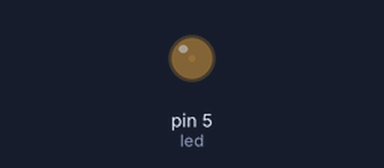
The sketch below on a simulated Arduino Uno, built with avr-gcc and run on an emulated ATmega328P. Parts: output pins drawn as LEDs (lit = HIGH). What the sketch prints to the serial monitor is not drawn.

Above: at 0.05 s.
Timing chart, 0 to 3.0 s (numbered marks = the images above):
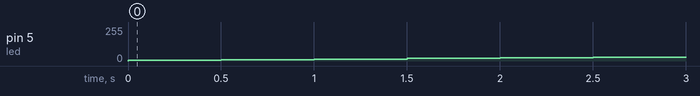

The sketch:

pwm-led-brigthness.ino
```cpp
const int led=5;
int intensity=5;
int frequency = 5;
void setup() {
  pinMode(led, OUTPUT);
  Serial.begin(115200);
}

void loop() {
  analogWrite(led,intensity);
  Serial.println(intensity);
  if(intensity>255 || intensity < 0) frequency=-frequency;
  intensity += frequency;
  delay(500);
}
```
